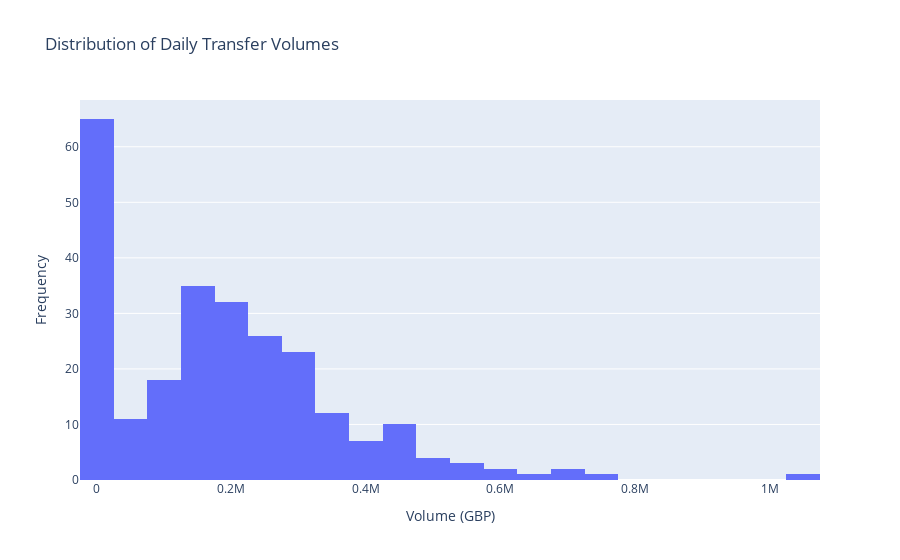

Source (notebook cell):
### Markdown cell above
# Question 1 
### Analyse the Distribution of Daily Transfer Volumes

### Code cell
fig = px.histogram(df, x='volume_gbp', nbins=50, title='Distribution of Daily Transfer Volumes')
fig.update_layout(
    xaxis_title="Volume (GBP)",
    yaxis_title="Frequency"
)
fig.show()

### Figure 1 — Plotly figure (JSON) as saved in the notebook; plotly's stock layout.template omitted (floating-point values rounded to 4 significant figures; data arrays with more than 128 entries replaced by an {"elided": "..."} marker saying what was removed)
{"data": [{"alignmentgroup": "True", "bingroup": "x", "hovertemplate": "volume_gbp=%{x}<br>count=%{y}<extra></extra>", "legendgroup": "", "marker": {"color": "#636efa", "pattern": {"shape": ""}}, "name": "", "nbinsx": 50, "offsetgroup": "", "orientation": "v", "showlegend": false, "type": "histogram", "x": {"elided": "253 float values"}, "xaxis": "x", "yaxis": "y"}], "layout": {"barmode": "relative", "legend": {"tracegroupgap": 0}, "title": {"text": "Distribution of Daily Transfer Volumes"}, "xaxis": {"anchor": "y", "domain": [0, 1], "title": {"text": "Volume (GBP)"}}, "yaxis": {"anchor": "x", "domain": [0, 1], "title": {"text": "Frequency"}}}}
